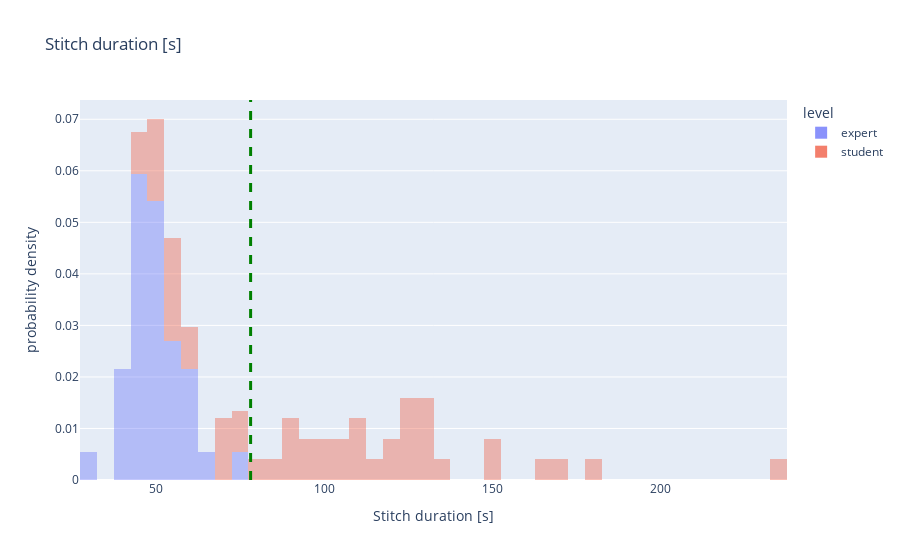

Source (notebook cell):
### Code cell
# plot KDE distribution of column

fig = px.histogram(dfst, x=col_name, title=col_name, 
                   # color="done_by_expert",
                   color='level',
                   opacity=0.5, 
                   # cumulative=True,
                   histnorm='probability density')
# show legend
fig.update_traces(opacity=0.75)
# add density line
fig.update_traces(histnorm='probability density', nbinsx=100)

# add vertical line for mean
fig.add_vline(x=dfst[col_name].mean(), line_width=3, line_dash="dash", line_color="green", )

fig.show()

### Figure 1 — Plotly figure (JSON) as saved in the notebook; plotly's stock layout.template omitted (floating-point values rounded to 4 significant figures)
{"data": [{"alignmentgroup": "True", "bingroup": "x", "histnorm": "probability density", "hovertemplate": "level=expert<br>Stitch duration [s]=%{x}<br>probability density=%{y}<extra></extra>", "legendgroup": "expert", "marker": {"color": "#636efa", "opacity": 0.5, "pattern": {"shape": ""}}, "name": "expert", "offsetgroup": "expert", "orientation": "v", "showlegend": true, "x": [53.0, 50.0, 48.0, 43.0, 39.0, 48.0, 45.0, 47.0, 52.53, 40.93, 51.2, 40.93, 51.0, 46.93, 51.2, 47.0, 44.33, 43.6, 43.2, 39.67, 49.33, 29.0, 49.8, 50.67, 55.0, 58.0, 48.0, 77.0, 64.0, 61.0, 53.0, 45.0, 60.0, 46.0, 47.0, 62.0, 54.0], "xaxis": "x", "yaxis": "y", "type": "histogram", "opacity": 0.75, "nbinsx": 100}, {"alignmentgroup": "True", "bingroup": "x", "histnorm": "probability density", "hovertemplate": "level=student<br>Stitch duration [s]=%{x}<br>probability density=%{y}<extra></extra>", "legendgroup": "student", "marker": {"color": "#EF553B", "opacity": 0.5, "pattern": {"shape": ""}}, "name": "student", "offsetgroup": "student", "orientation": "v", "showlegend": true, "x": [51.0, 49.47, 55.53, 45.93, 100.0, 112.0, 125.0, 92.0, 54.0, 235.0, 131.0, 94.0, 87.0, 74.0, 128.0, 114.0, 106.0, 112.0, 152.0, 126.0, 48.0, 105.0, 120.0, 53.0, 70.0, 72.0, 179.0, 75.0, 82.0, 56.0, 68.0, 169.0, 149.0, 53.0, 133.0, 89.0, 89.0, 125.0, 165.0, 110.0, 46.0, 132.0, 124.0, 58.0, 129.0, 94.0, 121.0, 58.0, 50.0, 101.0], "xaxis": "x", "yaxis": "y", "type": "histogram", "opacity": 0.75, "nbinsx": 100}], "layout": {"xaxis": {"anchor": "y", "domain": [0.0, 1.0], "title": {"text": "Stitch duration [s]"}}, "yaxis": {"anchor": "x", "domain": [0.0, 1.0], "title": {"text": "probability density"}}, "legend": {"title": {"text": "level"}, "tracegroupgap": 0}, "title": {"text": "Stitch duration [s]"}, "barmode": "relative", "shapes": [{"line": {"color": "green", "dash": "dash", "width": 3}, "type": "line", "x0": 78.18, "x1": 78.18, "xref": "x", "y0": 0, "y1": 1, "yref": "y domain"}]}}
